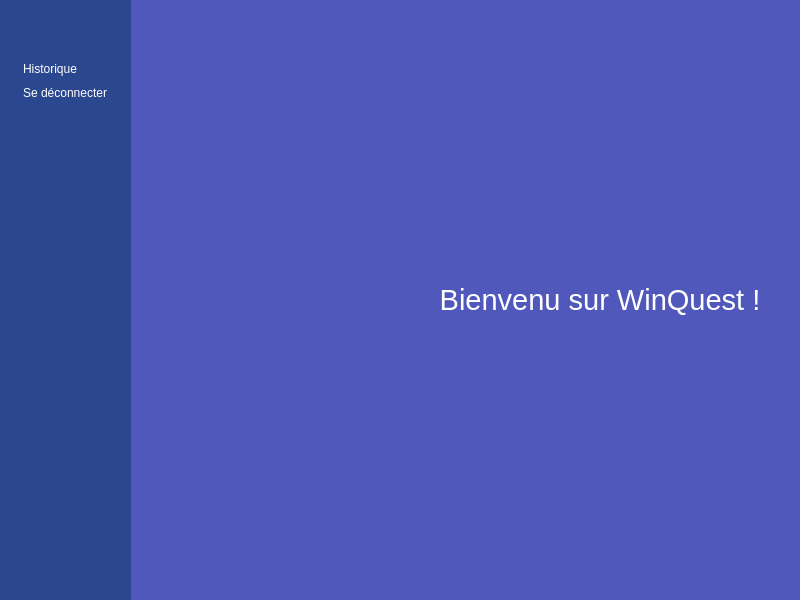
<?xml version="1.0" encoding="UTF-8"?>
<ui version="4.0">
 <class>userMenu</class>
 <widget class="QMainWindow" name="userMenu">
  <property name="geometry">
   <rect>
    <x>0</x>
    <y>0</y>
    <width>800</width>
    <height>600</height>
   </rect>
  </property>
  <property name="font">
   <font>
    <pointsize>8</pointsize>
   </font>
  </property>
  <property name="windowTitle">
   <string>WinQuest</string>
  </property>
  <property name="styleSheet">
   <string notr="true">* {
	border: none;
	background-color: transparent;
	background: none;
	padding: 0;
	margin: 0;
	color: #FFF;
}

#centralwidget  {
	background-color: #5158BB;
}

#menu {
	background-color: #2B4790;
}

QPushButton {
	text-align: left;
	padding: 2px 5px;
}</string>
  </property>
  <widget class="QWidget" name="centralwidget">
   <layout class="QHBoxLayout" name="horizontalLayout_2">
    <property name="spacing">
     <number>0</number>
    </property>
    <property name="leftMargin">
     <number>0</number>
    </property>
    <property name="topMargin">
     <number>0</number>
    </property>
    <property name="rightMargin">
     <number>0</number>
    </property>
    <property name="bottomMargin">
     <number>0</number>
    </property>
    <item>
     <widget class="QWidget" name="sidebar" native="true">
      <layout class="QVBoxLayout" name="verticalLayout_2">
       <property name="spacing">
        <number>0</number>
       </property>
       <property name="leftMargin">
        <number>0</number>
       </property>
       <property name="topMargin">
        <number>0</number>
       </property>
       <property name="rightMargin">
        <number>0</number>
       </property>
       <property name="bottomMargin">
        <number>0</number>
       </property>
       <item alignment="Qt::AlignLeft">
        <widget class="QWidget" name="menu" native="true">
         <layout class="QVBoxLayout" name="verticalLayout_3">
          <item>
           <widget class="QFrame" name="frame">
            <property name="sizePolicy">
             <sizepolicy hsizetype="Preferred" vsizetype="Maximum">
              <horstretch>0</horstretch>
              <verstretch>0</verstretch>
             </sizepolicy>
            </property>
            <property name="toolTip">
             <string>Menu</string>
            </property>
            <property name="frameShape">
             <enum>QFrame::StyledPanel</enum>
            </property>
            <property name="frameShadow">
             <enum>QFrame::Raised</enum>
            </property>
            <layout class="QHBoxLayout" name="horizontalLayout_3">
             <item>
              <widget class="QPushButton" name="pushButton">
               <property name="text">
                <string/>
               </property>
               <property name="icon">
                <iconset resource="../resources/resources.qrc">
                 <normaloff>:/icons/images/menu.svg</normaloff>:/icons/images/menu.svg</iconset>
               </property>
               <property name="iconSize">
                <size>
                 <width>24</width>
                 <height>24</height>
                </size>
               </property>
              </widget>
             </item>
            </layout>
           </widget>
          </item>
          <item alignment="Qt::AlignTop">
           <widget class="QFrame" name="frame_2">
            <property name="sizePolicy">
             <sizepolicy hsizetype="Preferred" vsizetype="Preferred">
              <horstretch>0</horstretch>
              <verstretch>0</verstretch>
             </sizepolicy>
            </property>
            <property name="frameShape">
             <enum>QFrame::StyledPanel</enum>
            </property>
            <property name="frameShadow">
             <enum>QFrame::Raised</enum>
            </property>
            <layout class="QVBoxLayout" name="verticalLayout_4">
             <item>
              <widget class="QPushButton" name="pushButton_3">
               <property name="toolTip">
                <string>Consulter votre historique</string>
               </property>
               <property name="text">
                <string>Historique</string>
               </property>
               <property name="icon">
                <iconset resource="../resources/resources.qrc">
                 <normaloff>:/icons/images/archive.svg</normaloff>:/icons/images/archive.svg</iconset>
               </property>
               <property name="iconSize">
                <size>
                 <width>24</width>
                 <height>24</height>
                </size>
               </property>
              </widget>
             </item>
             <item>
              <widget class="QPushButton" name="pushButton_2">
               <property name="sizePolicy">
                <sizepolicy hsizetype="Minimum" vsizetype="Fixed">
                 <horstretch>0</horstretch>
                 <verstretch>0</verstretch>
                </sizepolicy>
               </property>
               <property name="toolTip">
                <string>Se déconnecter</string>
               </property>
               <property name="text">
                <string>Se déconnecter</string>
               </property>
               <property name="icon">
                <iconset resource="../resources/resources.qrc">
                 <normaloff>:/icons/images/log-out.svg</normaloff>:/icons/images/log-out.svg</iconset>
               </property>
               <property name="iconSize">
                <size>
                 <width>24</width>
                 <height>24</height>
                </size>
               </property>
              </widget>
             </item>
            </layout>
           </widget>
          </item>
          <item>
           <spacer name="verticalSpacer">
            <property name="orientation">
             <enum>Qt::Vertical</enum>
            </property>
            <property name="sizeHint" stdset="0">
             <size>
              <width>20</width>
              <height>40</height>
             </size>
            </property>
           </spacer>
          </item>
         </layout>
        </widget>
       </item>
      </layout>
     </widget>
    </item>
    <item>
     <widget class="QLabel" name="label">
      <property name="sizePolicy">
       <sizepolicy hsizetype="Preferred" vsizetype="Preferred">
        <horstretch>0</horstretch>
        <verstretch>0</verstretch>
       </sizepolicy>
      </property>
      <property name="minimumSize">
       <size>
        <width>321</width>
        <height>41</height>
       </size>
      </property>
      <property name="baseSize">
       <size>
        <width>322</width>
        <height>42</height>
       </size>
      </property>
      <property name="cursor">
       <cursorShape>ArrowCursor</cursorShape>
      </property>
      <property name="mouseTracking">
       <bool>true</bool>
      </property>
      <property name="acceptDrops">
       <bool>false</bool>
      </property>
      <property name="frameShadow">
       <enum>QFrame::Plain</enum>
      </property>
      <property name="text">
       <string>&lt;html&gt;&lt;head/&gt;&lt;body&gt;&lt;p&gt;&lt;span style=&quot; font-size:22pt;&quot;&gt;Bienvenu sur WinQuest !&lt;/span&gt;&lt;/p&gt;&lt;/body&gt;&lt;/html&gt;</string>
      </property>
      <property name="textFormat">
       <enum>Qt::AutoText</enum>
      </property>
      <property name="scaledContents">
       <bool>false</bool>
      </property>
      <property name="alignment">
       <set>Qt::AlignCenter</set>
      </property>
      <property name="wordWrap">
       <bool>true</bool>
      </property>
      <property name="indent">
       <number>-1</number>
      </property>
     </widget>
    </item>
   </layout>
  </widget>
 </widget>
 <resources>
  <include location="../resources/resources.qrc"/>
 </resources>
 <connections/>
</ui>
